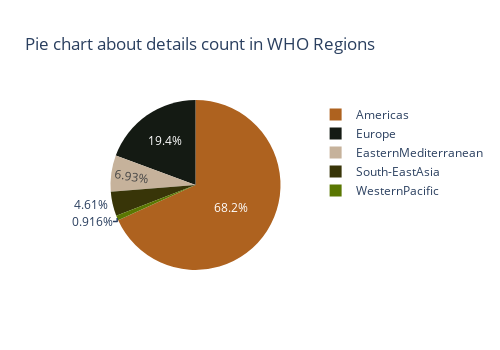

Notebook source saved alongside this figure:
### Code cell
afr=world[world['WHO Region']=='Americas']['TotalCases'].sum()
    eu=world[world['WHO Region']=='Europe']['TotalCases'].sum()
    sE=world[world['WHO Region']=='South-EastAsia']['TotalCases'].sum()
    eM=world[world['WHO Region']=='EasternMediterranean']['TotalCases'].sum()
    Us=world[world['WHO Region']=='Americas']['TotalCases'].sum()
    wP=world[world['WHO Region']=='WesternPacific']['TotalCases'].sum()

    qgrps=['Americas','Europe','South-EastAsia','EasternMediterranean','Americas','WesternPacific']
    qvals=[afr,eu,sE,eM,Us,wP]
    colors=['#ae621f','#141a13','#383508','#c6b29b','#e4eaea','#5a7702']
    worldPieWHO=px.pie(names=qgrps,values=qvals,width=500.,height=350,title='Pie chart about details count in WHO Regions')
    worldPieWHO.update_layout(

       plot_bgcolor='white',
       paper_bgcolor= 'white',
    )
    worldPieWHO.update_traces(marker=dict(colors=colors, line=dict(color='#000000')))

### Figure 1 — Plotly figure (JSON) as saved in the notebook; plotly's stock layout.template omitted (floating-point values rounded to 4 significant figures)
{"data": [{"domain": {"x": [0, 1], "y": [0, 1]}, "hovertemplate": "label=%{label}<br>value=%{value}<extra></extra>", "labels": ["Americas", "Europe", "South-EastAsia", "EasternMediterranean", "Americas", "WesternPacific"], "legendgroup": "", "marker": {"colors": ["#ae621f", "#141a13", "#383508", "#c6b29b", "#e4eaea", "#5a7702"], "line": {"color": "#000000"}}, "name": "", "showlegend": true, "type": "pie", "values": [4588703, 2605024, 620585, 932553, 4588703, 123337]}], "layout": {"height": 350, "legend": {"tracegroupgap": 0}, "paper_bgcolor": "white", "plot_bgcolor": "white", "title": {"text": "Pie chart about details count in WHO Regions"}, "width": 500}}
